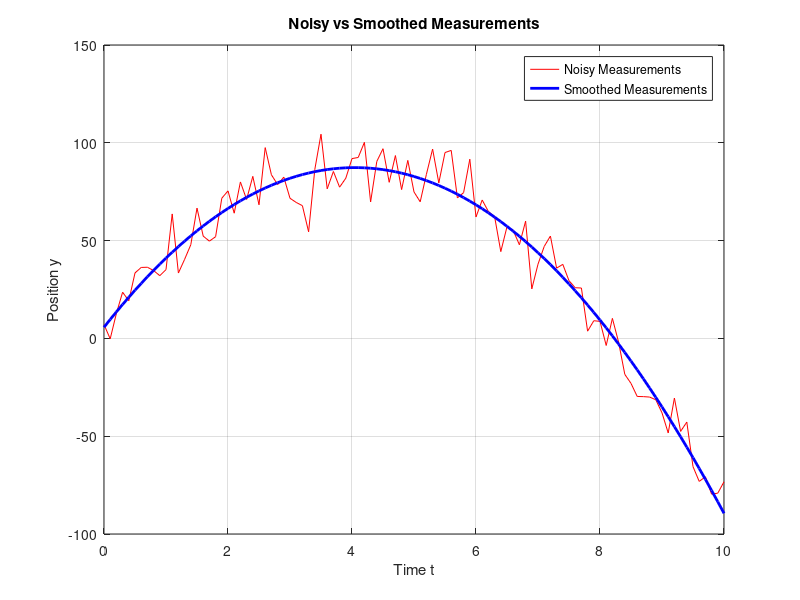
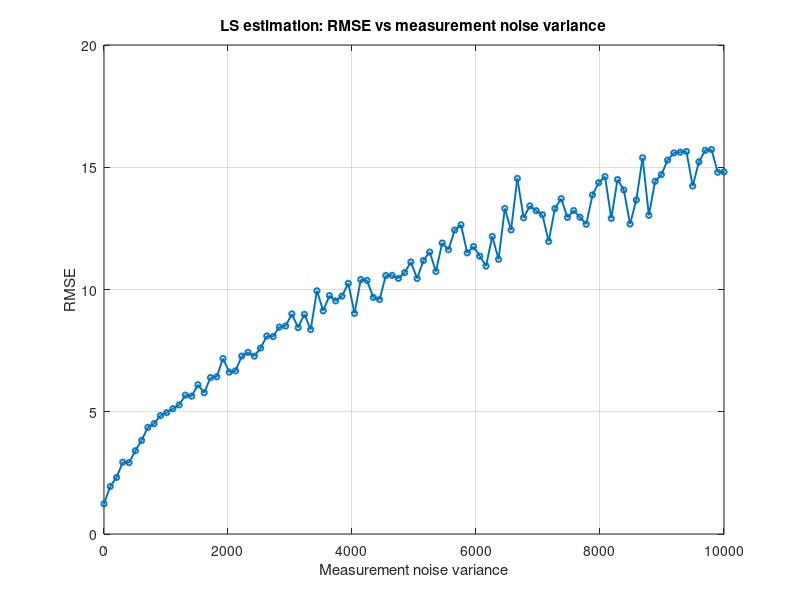

MATLAB code for these plots, in order:
close all;
clear;
clc;

data = load ('data_LS.txt');
t = data(:,1);
y = data(:,2);

%Build H matrix
H = [ones(length(t),1), t, 0.5*t.^2];

%least squares solution
x_hat = (H'*H)\(H'*y);
disp(x_hat)
fprintf('x_hat:\n');
fprintf('%.4f\n', x_hat); 

%Smoothed position measurement
y_estimation = H * x_hat;

%Calculate the root mean squared error
x_true = [7.4507, 39.1441, -9.7340]';
rmse = sqrt(mean((x_hat-x_true).^2));
fprintf('Root mean squared error = %.6f \n', rmse);

%Plot the noisy position measurements vs. the smoothed measurement.
figure;
plot(t, y, 'r', 'MarkerSize', 6, 'DisplayName', 'Noisy Measurements'); hold on;
plot(t, y_estimation, 'b-', 'LineWidth', 2, 'DisplayName', 'Smoothed Measurements');
xlabel('Time t');
ylabel('Position y');
legend('show');
grid on;
title('Noisy vs Smoothed Measurements');

%Calculate the average time required to run the LS estimation equation
num_runs = 100;   % repeat to get a stable average
times = zeros(num_runs,1);
for i = 1:num_runs
    tic;
    x_hat = (H'*H)\(H'*y);   
    times(i) = toc;
end
avg_time = mean(times);
fprintf('Average time for LS estimation = %.6f seconds\n', avg_time);

% Increase the random noise to the measurement vector y and calculate the
% root mean squared error between your estimate of 𝒙 and the ground truth
% value.

% Noise variance grid 
var_list = linspace(0, 10000, 100);  % 100 points from 0 to 10000

% Preallocate
rmse_vector = zeros(length(var_list),1);     % overall RMSE (across the 3 state entries)

% Monte Carlo runs to average RMSE at each variance level
num_trials = 200;

rng(0); % for reproducibility

for i = 1:length(var_list)
    sigma2 = var_list(i);
    sigma = sqrt(sigma2);
    
    rmse_trials = zeros(num_trials,1);
    
    for k = 1:num_trials
    % Add zero-mean Gaussian measurement noise with a standard
    % deviation of sigma
    y_noisy = y + sigma * randn(length(y),1);
    
    x_hat = (H'*H)\(H'*y_noisy);
    
    % Compute RMSE between x_hat and x_true for each trial
    rmse_trials(k,1) = sqrt(mean((x_hat - x_true).^2));
    end
    
    % average across trials
    rmse_vector(i) = mean(rmse_trials);
end

% Relationship between the measurementnoise variance 
% and the root mean squared error of the estimation of 𝒙
figure;
plot(var_list, rmse_vector, '-o', 'LineWidth', 1.4, 'MarkerSize',4);
grid on;
xlabel('Measurement noise variance');
ylabel('RMSE');
title('LS estimation: RMSE vs measurement noise variance');